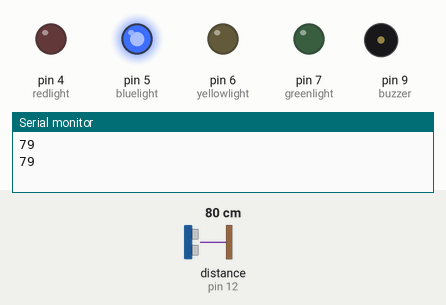
Bench run of a sketch on a simulated Arduino Uno, built with avr-gcc and run on an emulated ATmega328P. On the bench: output pins drawn as LEDs (lit = HIGH), buzzer (waves = sounding), the last lines printed to the serial monitor. Wiring (inferred from the names in the program): ultrasonic range finder: trigger pin 11; echo pin 12. Inputs (shaded band) come from the test bench; at power-on: distance to the obstacle (sensor on pin 12) 80 cm. The echo pulse lasts 58.3 µs per cm; pins used as bus, display or sensor lines are not drawn.

Above: at 1.8 s.
1.9 s: distance to the obstacle (sensor on pin 12) set to 127 cm
3.4 s: distance to the obstacle (sensor on pin 12) set to 134 cm
At 4.4 s:
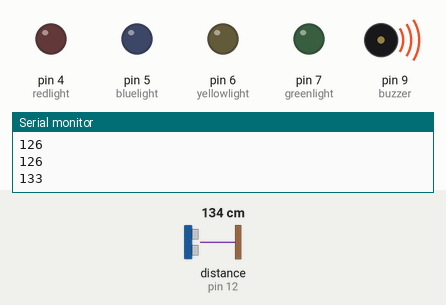
7.5 s: distance to the obstacle (sensor on pin 12) set to 2 cm
At 9.0 s:
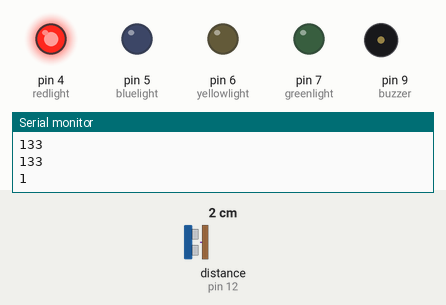
9.5 s: distance to the obstacle (sensor on pin 12) set to 16 cm
11.2 s: distance to the obstacle (sensor on pin 12) set to 20 cm
At 13.2 s:
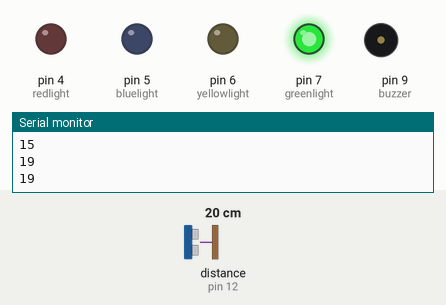
13.5 s: distance to the obstacle (sensor on pin 12) set to 4 cm
At 15.1 s:
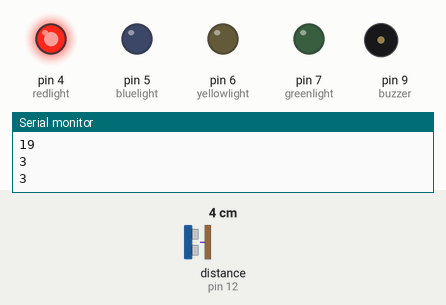
Timing chart, 0 to 16.5 s (numbered marks = the images above; inputs shaded):
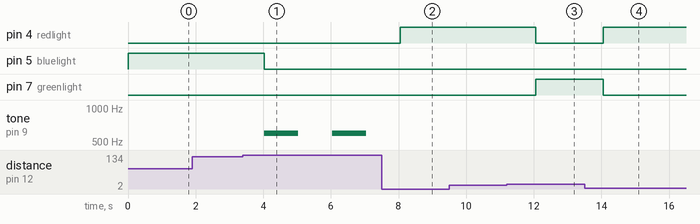

The sketch:

usled.ino
```cpp
/*
online simulation: https://wokwi.com/projects/375544051382927361
*/

int redlight = 4;
int greenlight = 7;
int yellowlight = 6;
int bluelight = 5;
int trigger = 11;
int echo = 12;
int buzzer = 9;

void setup()
{
	pinMode(redlight, OUTPUT);
	pinMode(greenlight, OUTPUT);
	pinMode(yellowlight, OUTPUT);
	pinMode(bluelight, OUTPUT);
	pinMode(trigger, OUTPUT);
	pinMode(buzzer, OUTPUT);
	Serial.begin(9600);
	pinMode(echo, INPUT);
}

void loop()
{
	long duration, inches, cm;
	int address;

	digitalWrite(trigger, LOW);
	delayMicroseconds(2);
	digitalWrite(trigger, HIGH);
	delayMicroseconds(10);
	digitalWrite(trigger, LOW);

	duration = pulseIn(echo, HIGH);

	address = duration * 0.0343 / 2;
	Serial.println(address);

	// if senor is below or equal to 16 cm then red ligh
	if (address <= 16){
		digitalWrite(redlight, HIGH);
	}
	else{
		digitalWrite(redlight, LOW);

	}

	// if sensor is above 16 but below or equal to 32 cm then green light
	if (address > 16 && address <= 32){
		digitalWrite(greenlight, HIGH);
	}
	else{
		digitalWrite(greenlight, LOW);

	}

	// if sensor is above 32 but below or equal to 64 cm then yellow light
	if (address > 32 && address <= 64){
		digitalWrite(yellowlight, HIGH);
	}
	else{
		digitalWrite(yellowlight, LOW);

	}

	// if sensor is above 64 but below or equal to 128 cm then blue light
	if (address > 64 && address <= 128){
		digitalWrite(bluelight, HIGH);
	}
	else{
		digitalWrite(bluelight, LOW);

	}

  // if the distance is more than 128 cm then a buzzer will sound
	// not required but too cool to not implement
	if(address > 128){
		tone(buzzer, 600);
		delay(1000);
		noTone(buzzer);
	}


	// if (nDevices == 0)
	// peinr
	// else
	delay(1000); // wait 5 seconds for next scan
}
```

Measured:
- the behaviour switches between 129 and 130 cm on distance to the obstacle (sensor on pin 12) (found by bisection; images 0 and 1)
- the behaviour switches between 17 and 18 cm on distance to the obstacle (sensor on pin 12) (found by bisection; images 2 and 3)
- after the input at 3.4 s, pin 5 (bluelight): HIGH → LOW after 0.64 s; tone on pin 9 (buzzer): alternates 600 Hz for 1.0 s and silent for 1.0 s, starting after 0.64 s
- after the input at 7.5 s, pin 4 (redlight): LOW → HIGH after 0.54 s; tone on pin 9 (buzzer): stays silent (without the input it goes to 600 Hz after 0.55 s)
- after the input at 11.2 s, pin 4 (redlight): HIGH → LOW after 0.85 s; pin 7 (greenlight): LOW → HIGH after 0.85 s
- after the input at 13.5 s, pin 4 (redlight): LOW → HIGH after 0.55 s; pin 7 (greenlight): HIGH → LOW after 0.55 s
